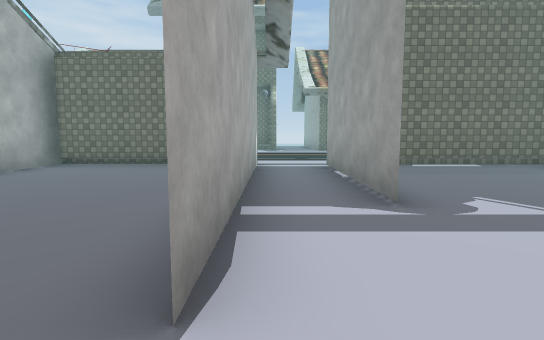
View 1 (above)

22 first-person views from a walk through a scene from a Unity 3-D project. The camera is 1.4 m above the floor, tilts 6° down and sees 80° across. The floor is counted in squares, 2 m on a side. Each view is taken from the middle of a square. On the plan, view 1 faces up. The plan holds only what a view shows up to about 10 squares ahead; the rest is blank. The place goes on beyond the plan. The player character is not drawn. Some surface patterns are stand-ins.

View 2
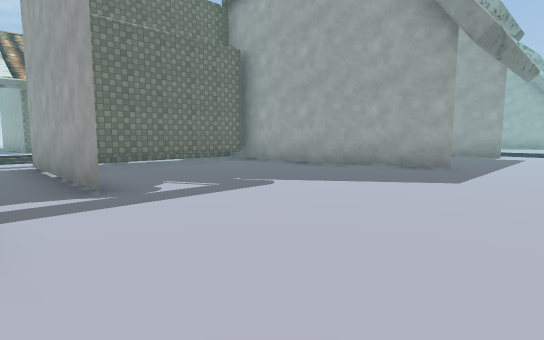

View 3
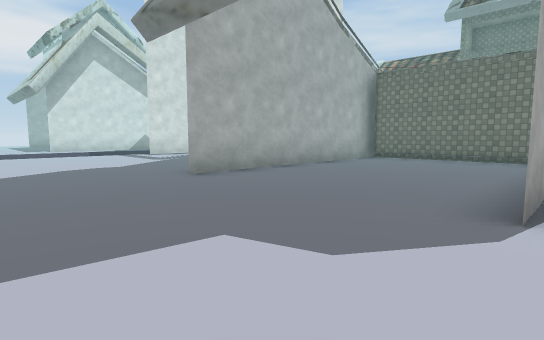

View 4
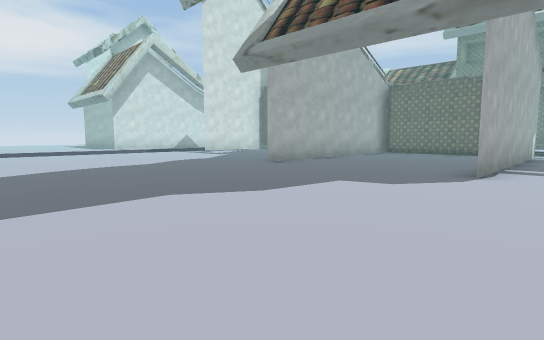

View 5
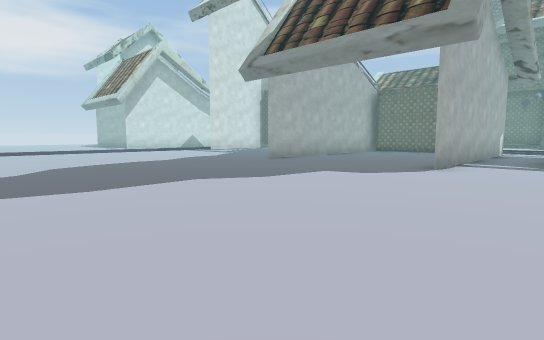

View 6
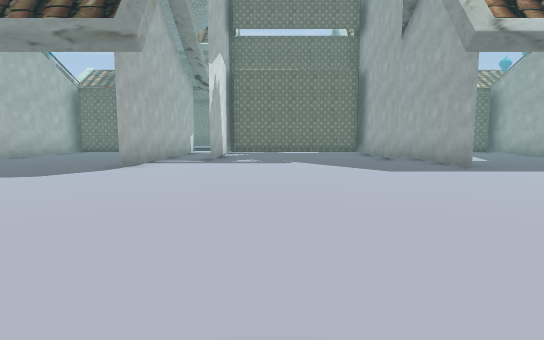

View 7
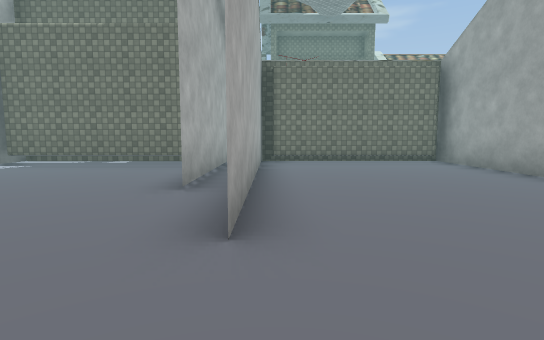

View 8
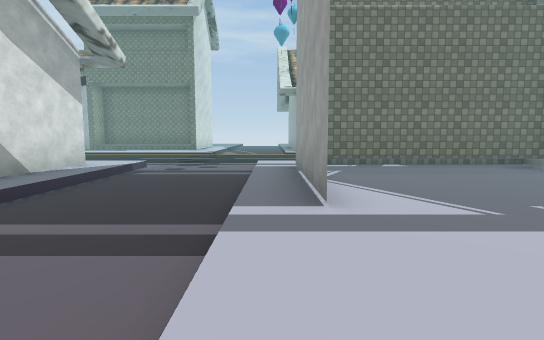

View 9
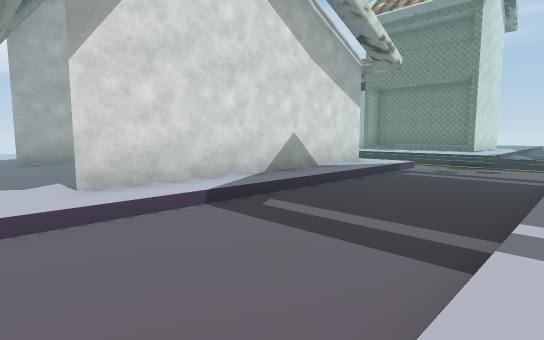

View 10
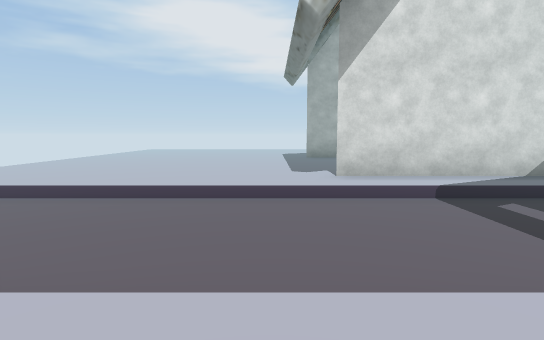

View 11
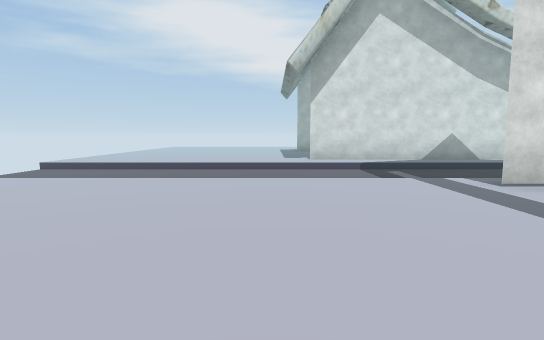

View 12
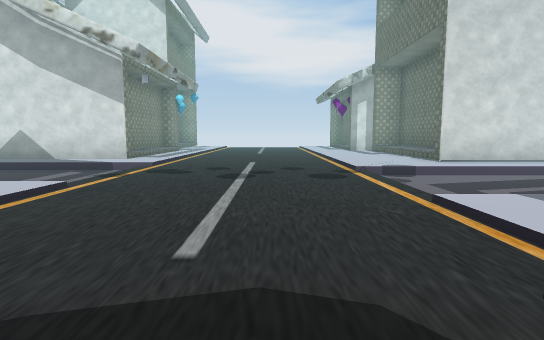

View 13
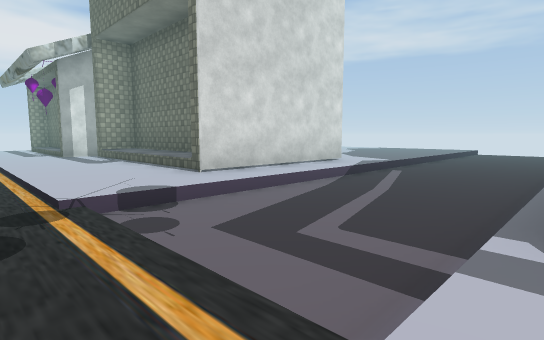

View 14
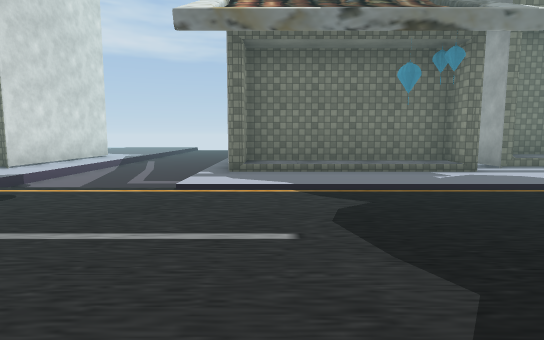

View 15
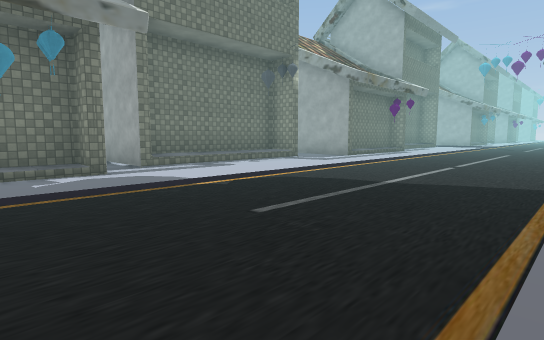

View 16
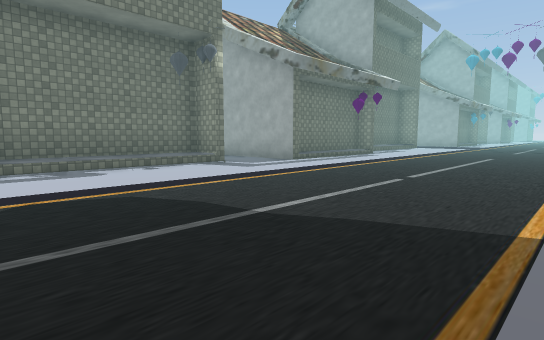

View 17
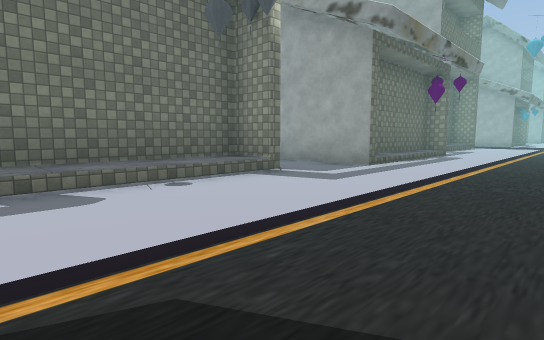

View 18
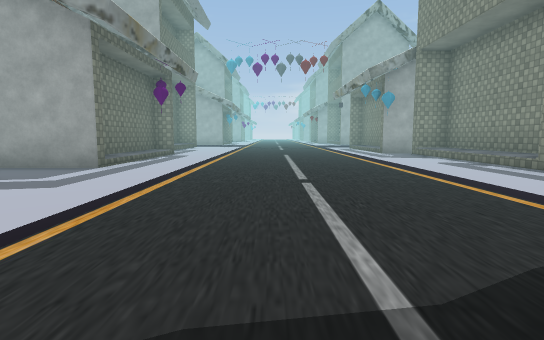

View 19
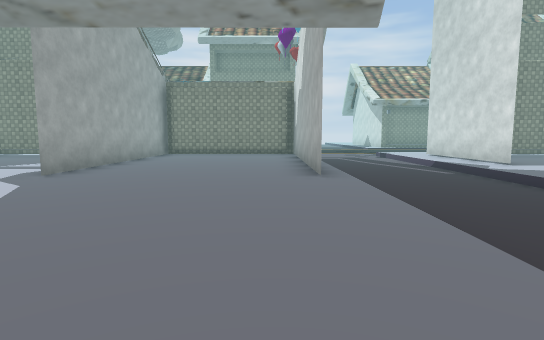

View 20
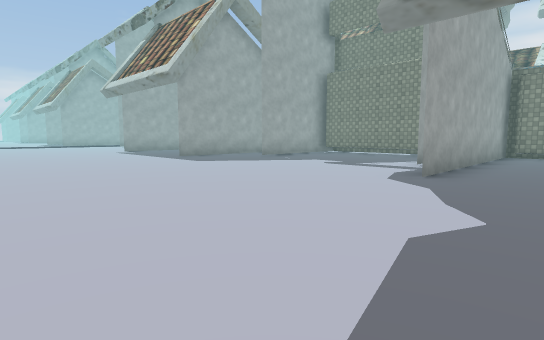

View 21
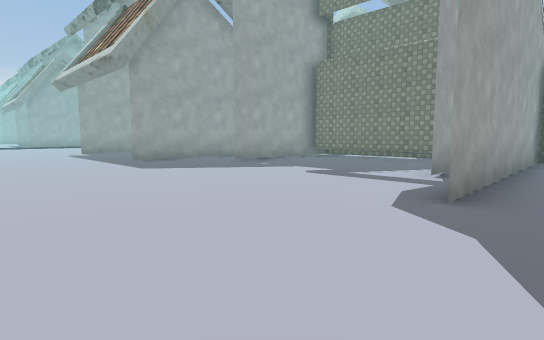

View 22
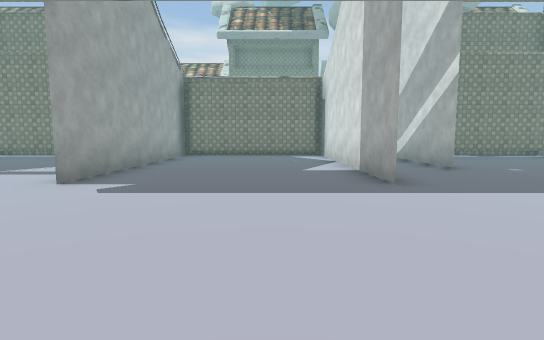

### Floor plan
Key: @ floor where view 1 was taken; # wall or solid block; . main floor; - floor 0.25 m lower than the main floor; / step, stairs or slope.
Columns run from 20 left of view 1 to 7 right of it. Each row starts with its distance up from view 1.
 28           . ......
 27          ................
 26         -.................
 25        --..................
 24       ---...................
 23      .---...................
 22     ..---#....#.......#....#
 21     ..---#....#.......#....#
 20    .#.---#....##....#.#....#
 19   ..#.---#....##....#.#.....
 18   . #.---#....##....#.#.....
 17 #####.---#   .#######.#.....
 16 ////#.---#######////#.######
 15 ......---..................#
 14 ......///...................
 13   --------------------------
 12   -------------------------
 11   --------------------------
 10   --------------------------
  9   ///////// ///////////////
  8   ##.---.......######......
  7    #.---.#######....########
  6    #.---.#....##....##.....#
  5    #.---.#....##....##.....#
  4    #.---.#....##....##.....#
  3    #.---.......#....#......#
  2 .. #.---.......#....#......#
  1 .....---....................
  0 .....---............@.......
 -1 .....---....................
 -2 .....---....................
 -3 .....-- ...................
 -4 .....-- ..................
 -5 .....--   ...............
 -6 .....--          .......

Where each view was taken, in squares from view 1:
view 1: 0 up, 0 right, facing up
view 2: 1 down, 0 right, facing up-right
view 3: 2 down, 0 right, facing up-left
view 4: 5 down, 1 right, facing up-left
view 5: 6 down, 2 right, facing up-left
view 6: 6 down, 3 right, facing up
view 7: 1 down, 5 left, facing up
view 8: 0 up, 12 left, facing up
view 9: 0 up, 12 left, facing up-left
view 10: 0 up, 11 left, facing left
view 11: 0 up, 7 left, facing left
view 12: 12 up, 8 left, facing left
view 13: 13 up, 11 left, facing up-left
view 14: 9 up, 10 left, facing up
view 15: 9 up, 8 left, facing up-right
view 16: 9 up, 5 left, facing up-right
view 17: 12 up, 4 left, facing up-right
view 18: 12 up, 4 left, facing right
view 19: 28 up, 10 left, facing down
view 20: 28 up, 8 left, facing down-right
view 21: 26 up, 7 left, facing down-right
view 22: 27 up, 4 right, facing down
